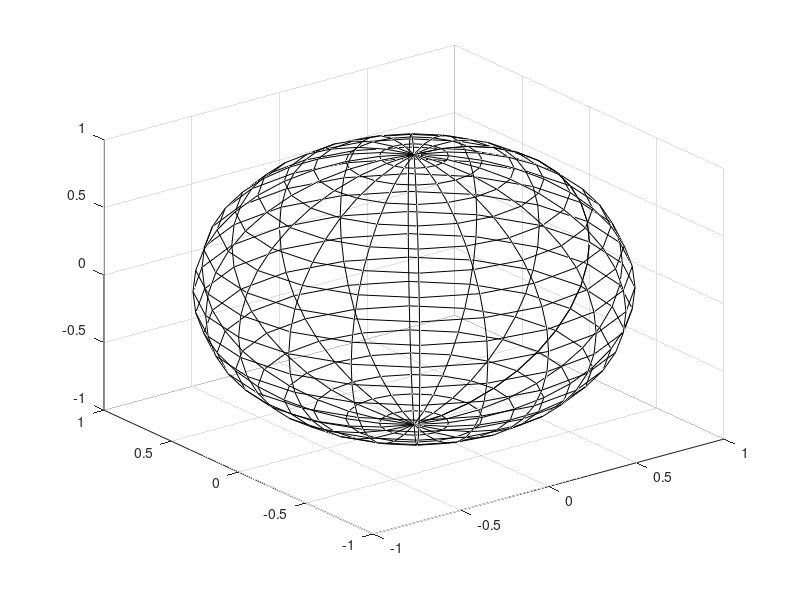

The MATLAB source for this figure: (Note: this script raises an error after producing the figure.)
[X, Y, Z] = sphere;
surf(X,Y,Z,'facecolor','none');
[X, Y, Z] = supermap(X, Y, Z, chi); %please define a process matrix chi of 4x4 complex numbers
surface(X,Y,Z);
axis equal;